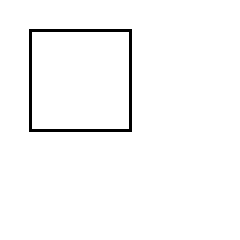
Frame 1 (no input)
Frame 60 (the mouse pressed at the canvas centre just before this capture): identical to frame 1, image omitted
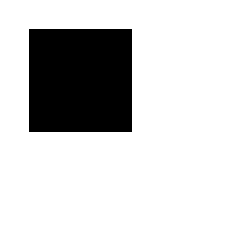
Frame 120 (the mouse held since frame 60 and released just before this capture)

The Processing sketch that drew these frames (run headless with seeded random() and noise(); from frame 60 on, the mouse is pressed at the canvas centre):

// Processing sketch: processing_132644
// ── processing_132644.pde

int c = 255;
int L = 100;
// la variabile booleana mantiene in memoria lo stato: "il mouse Ã�Â¨ sopra?"
boolean mouseOver = false;



// SETUP //////////////////////////////////////////////////
void setup() {
    size(240, 240);
    smooth();
    frameRate(24);
}


// DRAW ///////////////////////////////////////////////////
void draw() {
    
    background(255);
    strokeWeight(3);
    stroke(0);
    
    
    if(mouseX > 30 && mouseX < 30+L && mouseY > 30 && mouseY < 30+L) {
        mouseOver = true;
    } else {
        mouseOver = false;
    }
    //println(mouseOver);
    
    
    if (mouseOver) {
        c = 0;
    } else {
        if (c < 255)
            c += 5;
    }
    
    fill(c);
    rect(30, 30, L, L);
}
